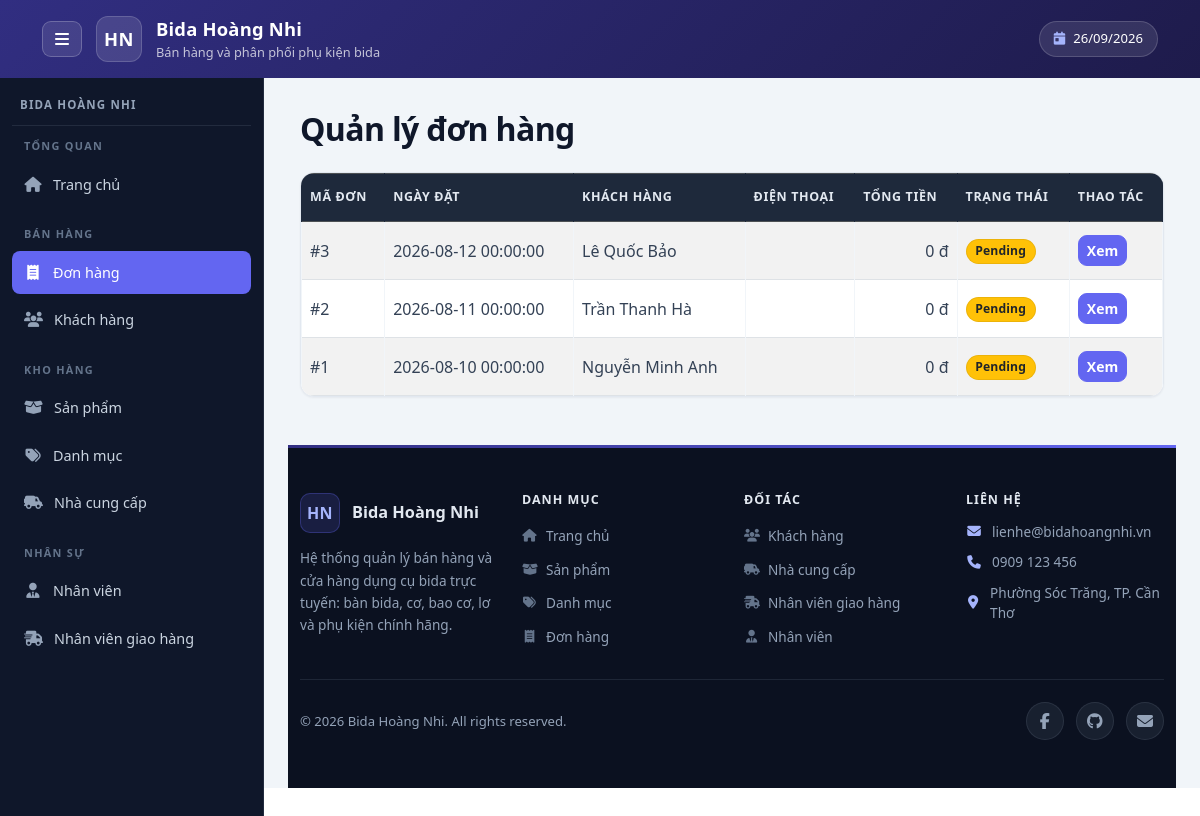
/admin/orders/index.php, run on the app's committed database.
### tables this page shows
CREATE TABLE orders (
    OrderID INT AUTO_INCREMENT PRIMARY KEY,

    OrderDate DATETIME NOT NULL DEFAULT CURRENT_TIMESTAMP,

    TotalAmount DECIMAL(12,2) NOT NULL DEFAULT 0,
    Status VARCHAR(30) NOT NULL DEFAULT 'Pending',

    CustomerID INT NOT NULL,
    EmployeeID INT,
    ShipperID INT,

    CONSTRAINT chk_orders_total
        CHECK (TotalAmount >= 0),

    CONSTRAINT fk_orders_customer
        FOREIGN KEY (CustomerID) REFERENCES customers(CustomerID),
    CONSTRAINT fk_orders_employee
        FOREIGN KEY (EmployeeID) REFERENCES employees(EmployeeID),
    CONSTRAINT fk_orders_shipper
        FOREIGN KEY (ShipperID) REFERENCES shippers(ShipperID)
);

CREATE TABLE customers (
    CustomerID INT AUTO_INCREMENT PRIMARY KEY,
    CustomerName VARCHAR(100) NOT NULL,
    ContactName VARCHAR(100),
    Address VARCHAR(200),
    City VARCHAR(100),
    PostalCode VARCHAR(20),
    Country VARCHAR(100),
    Phone VARCHAR(20),
    Email VARCHAR(255) NULL,
    PasswordHash VARCHAR(255) NULL,
    CONSTRAINT uq_customers_email UNIQUE (Email)
);

### public/admin/orders/index.php (the view, shortened to what this page needs)
<?php
require_once '/var/www/src/config/database.php';
$sql = "
    SELECT
        o.OrderID,
        o.OrderDate,
        o.TotalAmount,
        o.Status,
        c.CustomerName,
        c.Phone
    FROM
        orders AS o,
        customers AS c
    WHERE
        o.CustomerID = c.CustomerID
    ORDER BY
        o.OrderID DESC
";
$result = $conn->query($sql);
require_once '/var/www/src/includes/admin/header.php';
require_once '/var/www/src/includes/admin/navbar.php';
?>
<div class="container mt-4">
    <div class="d-flex justify-content-between align-items-center mb-3">
        <h2>Quản lý đơn hàng</h2>
    </div>
    <div class="table-responsive">
        <table class="table table-bordered table-striped align-middle">
            <thead class="table-dark">
                <tr>
                    <th>Mã đơn</th>
                    <th>Ngày đặt</th>
                    <th>Khách hàng</th>
                    <th>Điện thoại</th>
                    <th>Tổng tiền</th>
                    <th>Trạng thái</th>
                    <th>Thao tác</th>
                </tr>
            </thead>
            <tbody>
            <?php while ($order = $result->fetch_assoc()): ?>
                <tr>
                    <td>
                        #<?= (int) $order['OrderID'] ?>
                    </td>
                    <td>
                        <?= htmlspecialchars($order['OrderDate']) ?>
                    </td>
                    <td>
                        <?= htmlspecialchars($order['CustomerName']) ?>
                    </td>
                    <td>
                    </td>
                    <td class="text-end">
                        <?= number_format(
                            (float) $order['TotalAmount'],
                            0,
                            ',',
                            '.'
                        ) ?> đ
                    </td>
                    <td>
                        <?php
                        $status = $order['Status'];
                        $badgeClass = match ($status) {
                            'Pending' => 'bg-warning text-dark',
                            'Confirmed' => 'bg-primary',
                            'Shipping' => 'bg-info text-dark',
                            'Completed' => 'bg-success',
                            'Cancelled' => 'bg-secondary',
                            default => 'bg-secondary'
                        };
                        ?>
                        <span class="badge <?= $badgeClass ?>">
                            <?= htmlspecialchars($status) ?>
                        </span>
                    </td>
                    <td>
                        <a
                            href="/admin/orders/detail.php?id=<?= (int) $order['OrderID'] ?>"
                            class="btn btn-sm btn-primary"
                        >
                            Xem
                        </a>
                    </td>
                </tr>
            <?php endwhile; ?>
            </tbody>
        </table>
    </div>
</div>
<?php
require_once '/var/www/src/includes/admin/footer.php';

### public/assets/css/admin.css (style rules this page uses)
:root { --admin-header-from: #312E81; --admin-header-to: #1E1B4B; --admin-header-text: #FFFFFF; --admin-header-muted: rgba(255, 255, 255, 0.72); --admin-sidebar-w: 264px; --admin-sidebar-w-collapsed: 76px; --admin-nav-bg: #0F172A; --admin-nav-text: #CBD5E1; --admin-nav-icon: #94A3B8; --admin-nav-group: #64748B; --admin-nav-line: rgba(148, 163, 184, 0.14); --admin-nav-hover-bg: rgba(99, 102, 241, 0.20); --admin-nav-hover-text: #FFFFFF; --admin-nav-hover-icon: #A5B4FC; --admin-nav-active-bg: #6366F1; --admin-nav-active-text: #FFFFFF; --admin-footer-bg: #0B1120; --admin-footer-heading: #E2E8F0; --admin-footer-text: #94A3B8; --admin-footer-line: rgba(148, 163, 184, 0.14); --admin-accent: #6366F1; }
.app-content h2 { color: #0F172A; font-weight: 700; letter-spacing: -0.02em; }
.app-content .table-responsive { overflow-x: auto; overflow-y: hidden; border: 1px solid #E2E8F0; border-radius: 14px; background-color: #FFFFFF; box-shadow: 0 1px 2px rgba(15, 23, 42, 0.05); }
.app-content .table-responsive > .table { margin-bottom: 0; }
.app-content .table > thead.table-dark > tr > th { background-color: #1E293B; color: #E2E8F0; border-color: #1E293B; font-size: 0.78rem; font-weight: 650; letter-spacing: 0.05em; text-transform: uppercase; white-space: nowrap; padding-top: 14px; padding-bottom: 14px; vertical-align: middle; }
.app-content .table > tbody > tr > td { padding-top: 13px; padding-bottom: 13px; vertical-align: middle; color: #334155; border-color: #F1F5F9; }
.app-content .table > tbody > tr { transition: background-color 0.15s ease; }
.app-content .btn { border-radius: 9px; font-weight: 550; transition: transform 0.15s ease, box-shadow 0.15s ease, background-color 0.15s ease, border-color 0.15s ease; }
.app-content .btn-primary { background-color: var(--admin-accent); border-color: var(--admin-accent); }
.app-content .badge { font-weight: 600; font-size: 0.76rem; letter-spacing: 0.01em; padding: 0.42em 0.72em; border-radius: 999px; border: 1px solid rgba(15, 23, 42, 0.08); }

### data on the page
orders: OrderID "3", OrderDate "2026-08-12 00:00:00", CustomerID.CustomerName "Lê Quốc Bảo", TotalAmount "0", Status "Pending"
orders: OrderID "2", OrderDate "2026-08-11 00:00:00", CustomerID.CustomerName "Trần Thanh Hà", TotalAmount "0", Status "Pending"
orders: OrderID "1", OrderDate "2026-08-10 00:00:00", CustomerID.CustomerName "Nguyễn Minh Anh", TotalAmount "0", Status "Pending"

### other printed values
$brand['initials'] "HN"
$appName "Bida Hoàng Nhi"
$appSubtitle "Bán hàng và phân phối phụ kiện bida"
$brand['name'] "BIDA HOÀNG NHI"
$group['title'] "TỔNG QUAN"
$item['label'] "Trang chủ"
$group['title'] "BÁN HÀNG"
$item['label'] "Đơn hàng"
$item['label'] "Khách hàng"
$group['title'] "KHO HÀNG"
$item['label'] "Sản phẩm"
$item['label'] "Danh mục"
$item['label'] "Nhà cung cấp"
$group['title'] "NHÂN SỰ"
$item['label'] "Nhân viên"
